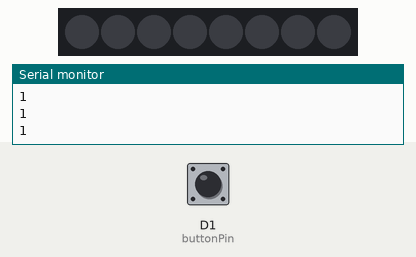
Bench run of a sketch on a simulated ESP8266 (NodeMCU). On the bench: 8 RGB LEDs in strip order, left to right, the last lines printed to the serial monitor. The inputs (shaded band) are chosen by the test bench; at power-on: D1 (buttonPin) HIGH. Dim RGB values are drawn brighter than linear.

Above: at 2.6 s.
2.7 s: D1 (buttonPin) pulled LOW for 1.1 s
At 2.78 s:
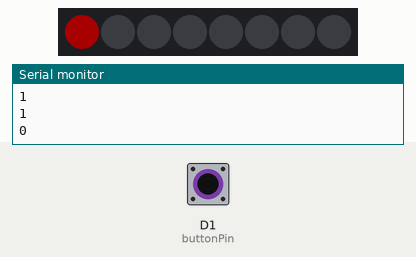
At 3.5 s:
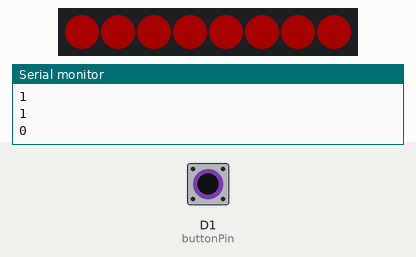
5.3 s: D1 (buttonPin) pulled LOW for 1.1 s
At 8.0 s:
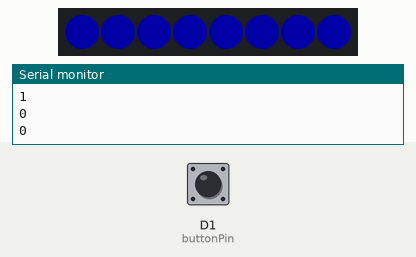
Timing chart, 0 to 11.8 s (numbered marks = the images above; inputs shaded):
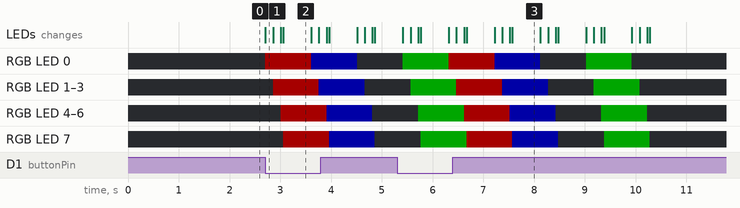

Measured:
- after the input at 2.7 s, RGB LED 0: off → RGB(40, 0, 0) at once, → RGB(0, 0, 40) 0.90 s later, → off 0.90 s later; RGB LED 1: off → RGB(40, 0, 0) after 0.16 s, → RGB(0, 0, 40) 0.90 s later, → off 0.90 s later
- after the input at 5.3 s, the LEDs: first differ from a run without the input after 1.0 s (image 3 shows a later state)
- what the display in image 2 shows lasts 0.5 s, from 3.1 s to 3.6 s

The sketch:

blink.ino
```cpp
#include <Adafruit_NeoPixel.h>
#ifdef __AVR__
  #include <avr/power.h>
#endif
#define PIN D2

int buttonPin = D1;
int ledPin = D2;
//int val = 0;

Adafruit_NeoPixel strip = Adafruit_NeoPixel(8, PIN, NEO_GRB + NEO_KHZ800);


void setup() {
  Serial.begin(9600);

  pinMode(ledPin, OUTPUT);
  pinMode(buttonPin, INPUT_PULLUP); //switch pin

  strip.begin();
  strip.show(); // Initialize all pixels to 'off'
  strip.setBrightness(40);
}
//short mode=0;
void loop() {
    int val = digitalRead(buttonPin);
    Serial.println(val);

  //TODO use the button to switch on the LEDs and to change their colours.
  //complete the function ColorLed() to switch on the LEDs
  if (val == 0) {
    colorLed(255, 0, 0); // Red
    delay(500);

    colorLed(0, 0, 255); // Blue
    delay(500);

    colorLed(0, 0, 0);//leds off
    delay(500);

    colorLed(0, 255, 0); // green
    delay(500);

    } else {
    colorLed(0, 0, 0);
    delay(500);
  }
}

// Fill the dots one after the other with a color
void colorLed(short r, short g, short b) {
  for(uint16_t i=0; i<strip.numPixels(); i++) {
    //TODO complete the loop to switch on the leds with the colour you want.
    //the setPixelColor() method could help you.
    strip.setPixelColor(i, r, g, b);
    strip.show();
    delay(50);
  }
}
```
